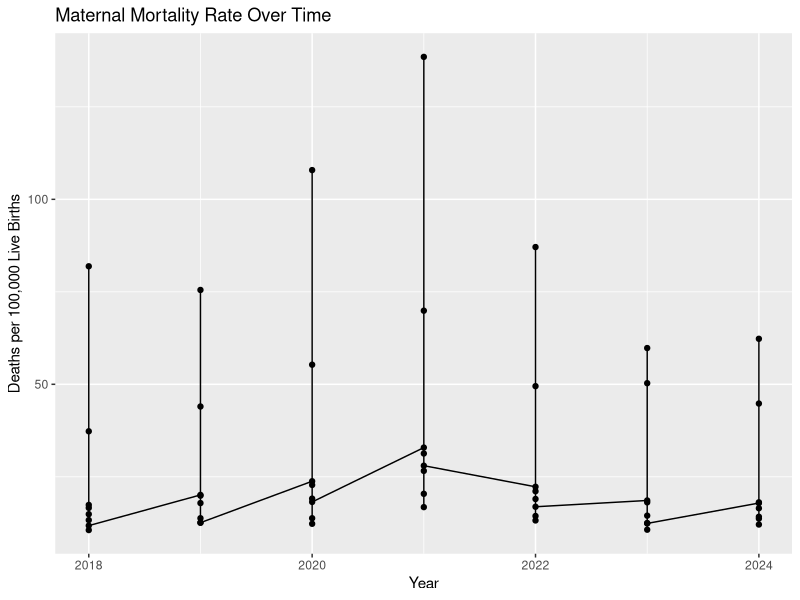
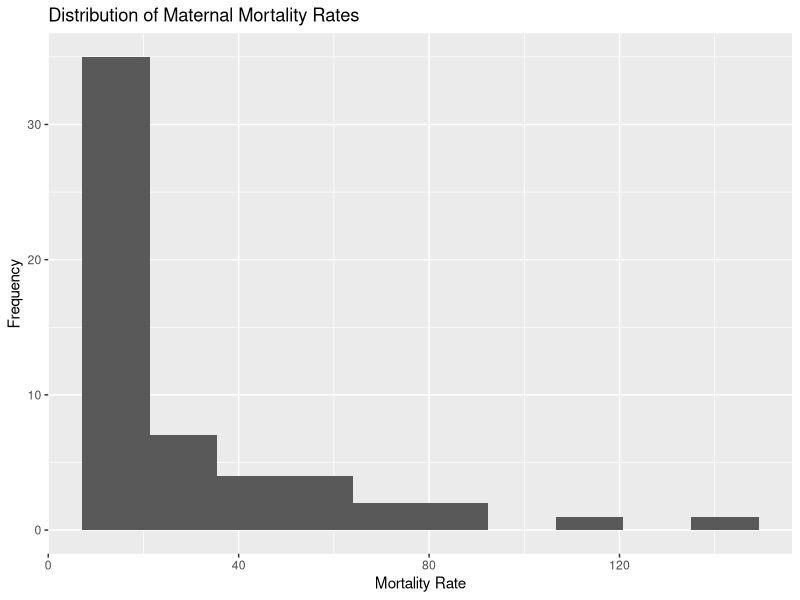

Generate these figures, in order, with R:
## ---- chunk 1
knitr::opts_chunk$set(echo = TRUE, highlight=FALSE)
## ---- chunk 2
# -------------------------
# Load data
# -------------------------
library(tidyverse)

data <- read.csv("maternal_mortality_us_clean.csv")

data <- data %>%
  rename(
    Year = year,
    MortalityRate = maternal_mortality_rate_per_100k
  )

data <- data %>%
  filter(!is.na(MortalityRate))
## ---- chunk 3
# -------------------------
# Numerical summaries
# -------------------------
cat("Mean maternal mortality rate:", mean(data$MortalityRate), "\n")
cat("Standard deviation:", sd(data$MortalityRate))

# -------------------------
# Graph 1: Line plot
# -------------------------
ggplot(data, aes(x = Year, y = MortalityRate)) +
  geom_line() +
  geom_point() +
  labs(title = "Maternal Mortality Rate Over Time",
       x = "Year",
       y = "Deaths per 100,000 Live Births")

# -------------------------
# Graph 2: Histogram
# -------------------------
ggplot(data, aes(x = MortalityRate)) +
  geom_histogram(bins = 10) +
  labs(title = "Distribution of Maternal Mortality Rates",
       x = "Mortality Rate",
       y = "Frequency") 
